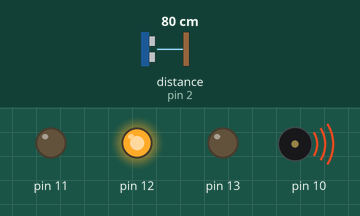
Bench run of a sketch on a simulated Arduino Uno, built with avr-gcc and run on an emulated ATmega328P. Shown: output pins drawn as LEDs (lit = HIGH), buzzer (waves = sounding). Wiring (inferred from the names in the program): ultrasonic range finder: trigger pin 3; echo pin 2. Inputs (shaded band) come from the test bench; at power-on: distance to the obstacle (sensor on pin 2) 80 cm. The echo pulse lasts 58.3 µs per cm; pins used as bus, display or sensor lines are not drawn.

Above: at 1.9 s.
2.0 s: distance to the obstacle (sensor on pin 2) set to 55 cm
3.5 s: distance to the obstacle (sensor on pin 2) set to 46 cm
At 5.6 s:
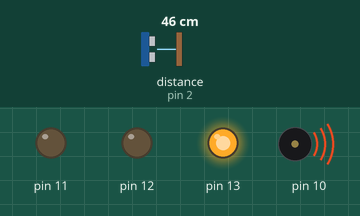
5.9 s: distance to the obstacle (sensor on pin 2) set to 120 cm
At 7.8 s:
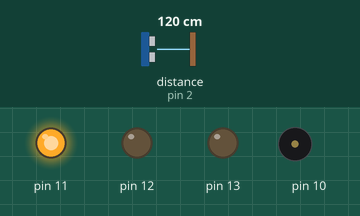
8.1 s: distance to the obstacle (sensor on pin 2) set to 84 cm
9.6 s: distance to the obstacle (sensor on pin 2) set to 75 cm
At 10.6 s:
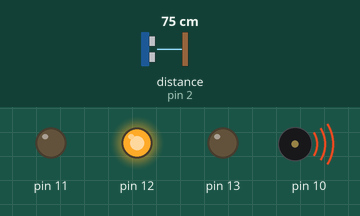
11.1 s: distance to the obstacle (sensor on pin 2) set to 2 cm
At 12.5 s:
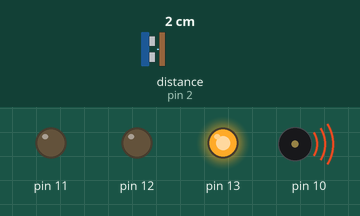
Timing chart, 0 to 14.3 s (numbered marks = the images above; inputs shaded):
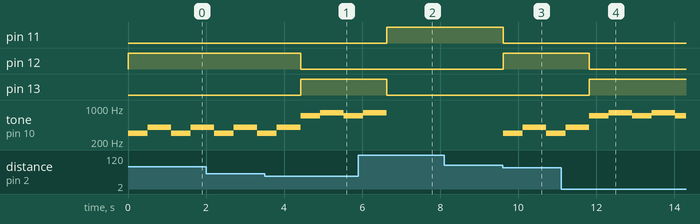

The sketch:

Alarme_de_proximidade.ino
```cpp
const int TRIG = 3;
const int ECHO = 2;
const int distancia1 = 80;
const int distancia2 = 50;
void setup() {
  pinMode(TRIG,OUTPUT);
  pinMode(ECHO,INPUT);
  pinMode(13, OUTPUT);
  pinMode(12, OUTPUT);
  pinMode(10, OUTPUT);
  pinMode(11, OUTPUT);
}

void loop() {
  int distancia = sensor_morcego(TRIG,ECHO);
    if(distancia >= distancia2 and distancia <= distancia1){
      digitalWrite(11, 0);
      digitalWrite(12, 1);
      digitalWrite(13, 0);
      tone(10, 300);
      delay(500);
      tone(10, 400);
      delay(500);
    }
    else if(distancia <= distancia2) {
      digitalWrite(11, 0);
      digitalWrite(12, 0);
      digitalWrite(13, 1);
      tone(10, 700);
      delay(500);
      tone(10, 800);
      delay(500);
    }
    else {
      noTone(10);
      digitalWrite(11, 1);
      digitalWrite(12, 0);
      digitalWrite(13, 0);
    }
  delay(100);
}

int sensor_morcego(int pinotrig,int pinoecho){
  digitalWrite(pinotrig,LOW);
  delayMicroseconds(2);
  digitalWrite(pinotrig,HIGH);
  delayMicroseconds(10);
  digitalWrite(pinotrig,LOW);

  return pulseIn(pinoecho,HIGH)/58;
}
```

Measured:
- the behaviour switches between 51 and 50 cm on distance to the obstacle (sensor on pin 2) (found by bisection; images 0 and 1)
- the behaviour switches between 81 and 80 cm on distance to the obstacle (sensor on pin 2) (found by bisection; images 2 and 3)
- after the input at 3.5 s, pin 12: HIGH → LOW after 0.92 s; pin 13: LOW → HIGH after 0.92 s
- after the input at 5.9 s, pin 11: LOW → HIGH after 0.73 s; pin 13: HIGH → LOW after 0.73 s
- after the input at 8.1 s, every drawn part: stays the same
- after the input at 9.6 s, pin 11: HIGH → LOW at once; pin 12: LOW → HIGH at once; tone on pin 10: silent → 300 Hz at once, → 400 Hz 0.50 s later, → 300 Hz 0.60 s later
- after the input at 11.1 s, pin 12: HIGH → LOW after 0.72 s; pin 13: LOW → HIGH after 0.72 s
